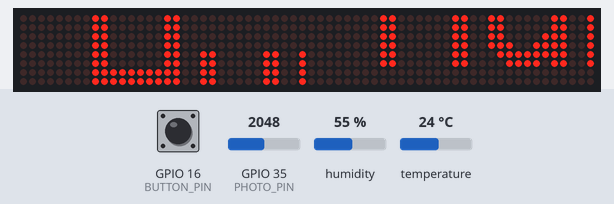
The program below on a simulated ESP32. On the bench: 64×8 LED matrix. The inputs (shaded band) are chosen by the test bench; at power-on: GPIO 16 (BUTTON_PIN) HIGH, temperature 24 °C, GPIO 35 (PHOTO_PIN) = 2048, humidity 55 %. WiFi joins after 1.5 s; servers stay silent unless stated; random numbers use the default seed unless the program sets one; no MQTT or app messages arrive unless stated; what the program prints to the serial monitor is not drawn.

Above: at 2.74 s.
2.8 s: GPIO 16 (BUTTON_PIN) pulled LOW for 0.15 s
At 4.0 s:
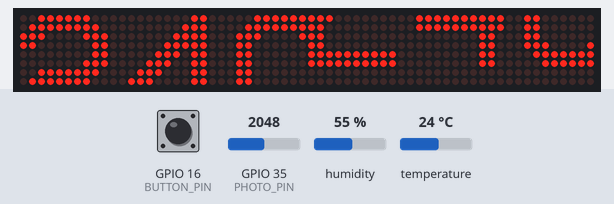
9.0 s: temperature set to 12 °C
At 10.5 s:
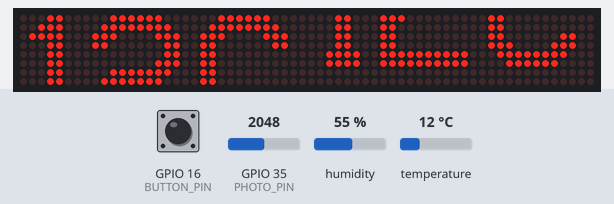
Timing chart, 0 to 12.0 s (numbered marks = the images above; inputs shaded):
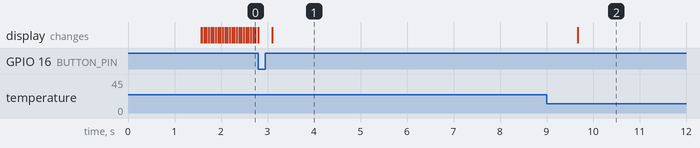

The program:

main.cpp
```cpp
#include <MD_Parola.h>
#include <MD_MAX72xx.h>
#include <SPI.h>
#include "Font_Data.h"
#include <Arduino.h>
#include "DHT.h"
#include <WiFi.h>
#include <PubSubClient.h>

// Configuration des broches
#define DHTPIN 15
#define BUTTON_PIN 16
#define PHOTO_PIN 35
#define CLK_PIN 18
#define DATA_PIN 23
#define CS_PIN 21

// Configuration de l'afficheur LED
#define HARDWARE_TYPE MD_MAX72XX::FC16_HW
#define NUM_ZONES 2
#define ZONE_SIZE 4
#define MAX_DEVICES (NUM_ZONES * ZONE_SIZE)
#define ZONE_UPPER 1
#define ZONE_LOWER 0
#define PAUSE_TIME 0
#define SCROLL_SPEED 50
#define SCROLL_LEFT 1

// Configuration WiFi et MQTT
const char* ssid = "yoyo";
const char* password = "lionel123";
const char* mqtt_server = "test.mosquitto.org";
const int mqtt_port = 1883;
const unsigned long publishInterval = 10000;

// Variables globales
MD_Parola display = MD_Parola(HARDWARE_TYPE, CS_PIN, MAX_DEVICES);
DHT dht(DHTPIN, DHT11);
WiFiClient espClient;
PubSubClient mqtt(espClient);

char msgL[1][100];
char* msgH;
bool invertUpperZone;
textEffect_t scrollUpper, scrollLower;
int displayState = 0;
bool lastButtonState = HIGH;
unsigned long lastPublishTime = 0;

// Prototypes des fonctions
void setupDisplay();
void setupWiFi();
void setupMQTT();
void createHString(char* pH, const char* pL);
void sendDataToMQTT(float h, float t, float f);
void displayState1(float h, float t, float f);
void displayState2(float t);
void displayState3(float h);
String getTopicWithMac(const char* baseTopic);

void setup() {
    Serial.begin(115200);
    Serial.println("\n[StationMeteo] Initialisation...");

    pinMode(BUTTON_PIN, INPUT_PULLUP);
    dht.begin();

    setupDisplay();
    setupWiFi();
    setupMQTT();

    // Allouer la mémoire pour msgH
    msgH = (char*)malloc(sizeof(char) * 102);
}

void setupDisplay() {
    invertUpperZone = (HARDWARE_TYPE == MD_MAX72XX::GENERIC_HW || HARDWARE_TYPE == MD_MAX72XX::PAROLA_HW);

    if (SCROLL_LEFT) {
        scrollUpper = invertUpperZone ? PA_SCROLL_RIGHT : PA_SCROLL_LEFT;
        scrollLower = PA_SCROLL_LEFT;
    } else {
        scrollUpper = invertUpperZone ? PA_SCROLL_LEFT : PA_SCROLL_RIGHT;
        scrollLower = PA_SCROLL_RIGHT;
    }

    display.begin(NUM_ZONES);
    display.setZone(ZONE_LOWER, 0, ZONE_SIZE - 1);
    display.setZone(ZONE_UPPER, ZONE_SIZE, MAX_DEVICES-1);
    display.setFont(BigFont);
    display.setCharSpacing(display.getCharSpacing() * 2);

    if (invertUpperZone) {
        display.setZoneEffect(ZONE_UPPER, true, PA_FLIP_UD);
        display.setZoneEffect(ZONE_UPPER, true, PA_FLIP_LR);
    }
}

void setupWiFi() {
    WiFi.begin(ssid, password);
    Serial.print("Connexion au WiFi");
    while (WiFi.status() != WL_CONNECTED) {
        delay(500);
        Serial.print(".");
    }
    Serial.println("\nWiFi connecté!");
    Serial.println("IP: " + WiFi.localIP().toString());
    Serial.println("MAC: " + WiFi.macAddress());
}

void setupMQTT() {
    mqtt.setServer(mqtt_server, mqtt_port);
    while (!mqtt.connected()) {
        Serial.print("Connexion MQTT...");
        String clientId = "StationMeteo-" + String(random(0xffff), HEX);
        if (mqtt.connect(clientId.c_str())) {
            Serial.println("Connecté");
        } else {
            Serial.println("Échec, retry dans 2s");
            delay(2000);
        }
    }
}

void loop() {
    bool buttonState = digitalRead(BUTTON_PIN);
    if (lastButtonState == HIGH && buttonState == LOW) {
        displayState = (displayState + 1) % 3;
        display.displayClear();
        display.displayReset();
        delay(200);
    }
    lastButtonState = buttonState;

    // Ajustement automatique de la luminosité
    int photoValue = analogRead(PHOTO_PIN);
    uint8_t intensity = map(photoValue, 0, 4095, 0, 9);
    display.setIntensity(intensity);

    // Lecture des capteurs
    float humidity = dht.readHumidity();
    float tempC = dht.readTemperature();
    float tempF = dht.readTemperature(true);

    if (!isnan(humidity) && !isnan(tempC) && !isnan(tempF)) {
        // Mise à jour de l'affichage selon l'état
        switch (displayState) {
            case 0: displayState1(humidity, tempC, tempF); break;
            case 1: displayState2(tempC); break;
            case 2: displayState3(humidity); break;
        }

        // Publication MQTT périodique
        if (millis() - lastPublishTime > publishInterval) {
            sendDataToMQTT(humidity, tempC, tempF);
            lastPublishTime = millis();
        }
    }

    display.displayAnimate();
}

void createHString(char* pH, const char* pL) {
    for (; *pL != '\0'; pL++)
        *pH++ = *pL | 0x80;   // offset character

    *pH = '\0'; // terminate the string
}

void sendDataToMQTT(float h, float t, float f) {
    // Create JSON string
    char payload[100];
    snprintf(payload, sizeof(payload), "{\"temperature\":%.2f,\"humidity\":%.2f}", t, h);

    Serial.print("Envoi MQTT - Message: ");
    Serial.println(payload);

    // Publish to a single topic
    if (mqtt.publish(getTopicWithMac("/stationMeteo/data/").c_str(), payload)) {
        Serial.println("Données publiées avec succès !");
    } else {
        Serial.println("Échec de la publication des données !");
    }
}

void displayState1(float h, float t, float f) {
    snprintf(msgL[0], sizeof(msgL[0]), "Humidite: %.0f%% Temp: %.0fC / %.0fF", h, t, f);

    if (display.getZoneStatus(ZONE_LOWER) && display.getZoneStatus(ZONE_UPPER)) {
        createHString(msgH, msgL[0]);

        display.displayClear();

        display.displayZoneText(ZONE_UPPER, msgH, PA_CENTER, SCROLL_SPEED, PAUSE_TIME, scrollUpper, scrollLower);
        display.displayZoneText(ZONE_LOWER, msgL[0], PA_CENTER, SCROLL_SPEED, PAUSE_TIME, scrollUpper, scrollLower);

        display.synchZoneStart();
        delay(10);
    }
}

void displayState2(float t) {
    snprintf(msgL[0], sizeof(msgL[0]), "%.0fC", t);

    display.displayClear();
    createHString(msgH, msgL[0]);

    display.displayZoneText(ZONE_UPPER, msgH, PA_CENTER, 0, 0, PA_PRINT, PA_NO_EFFECT);
    display.displayZoneText(ZONE_LOWER, msgL[0], PA_CENTER, 0, 0, PA_PRINT, PA_NO_EFFECT);
    display.synchZoneStart();
    display.displayAnimate();
}

void displayState3(float h) {
    snprintf(msgL[0], sizeof(msgL[0]), "%.0f%%", h);

    display.displayClear();
    createHString(msgH, msgL[0]);

    display.displayZoneText(ZONE_UPPER, msgH, PA_CENTER, 0, 0, PA_PRINT, PA_NO_EFFECT);
    display.displayZoneText(ZONE_LOWER, msgL[0], PA_CENTER, 0, 0, PA_PRINT, PA_NO_EFFECT);
    display.synchZoneStart();
    display.displayAnimate();
}

String getTopicWithMac(const char* baseTopic) {
    return String(baseTopic) + WiFi.macAddress();
}
```

Source omitted: Font_Data.h (data table, 12392 bytes)
